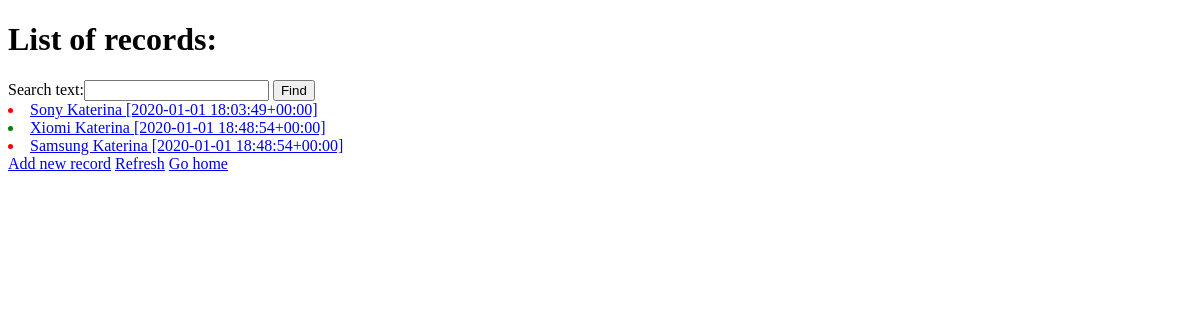
Page /records/index on the earlier database version.
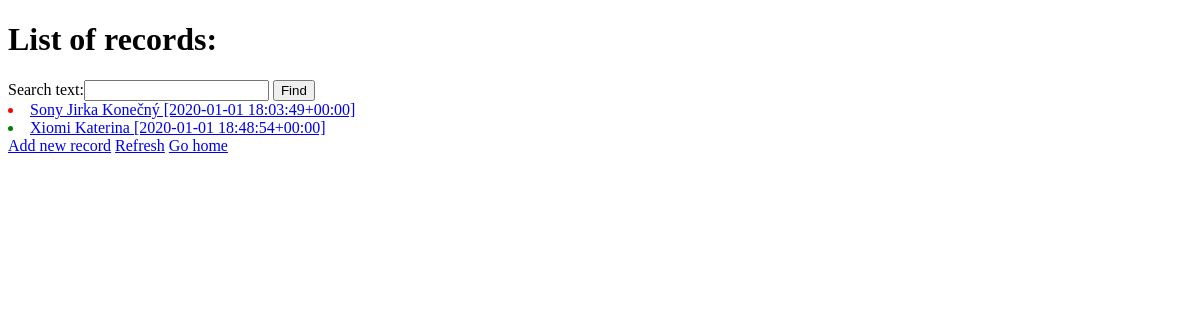
Same page on the later database version.
### records/models.py (models this page shows, shortened)
class Record(models.Model):
    timestamp = models.DateTimeField(default=datetime.now())
    device_info = models.CharField(max_length=50)
    device_problem = models.CharField(max_length=100)
    servis_solution = models.ForeignKey("Solution", on_delete=models.SET_DEFAULT, blank=True, null=True, default=None)
    solution_status=models.BooleanField(default=False)
    person_info = models.ForeignKey("Person",on_delete=models.CASCADE,blank=True,null=True,default=None)
    DEVICE_TYPES = [
        ('NTB', 'Notebook'),
        ('PC', 'Computer'),
        ('SMP', 'SmartPhone'),
        ('TBL', 'Tablet'),
        ('OT', 'Other'),
    ]
    device_type = models.CharField(max_length=4,choices=DEVICE_TYPES,default="NON")
    def __str__(self):
        return "{} {} [{}]".format(self.device_info,self.person_info,self.timestamp)
    def isSoluted(self):
        return self.solution_status

class Person(models.Model):
    person_name = models.CharField(max_length=30)
    person_address = models.CharField(max_length=100)
    person_email = models.EmailField(max_length=50,default=None)
    person_phone = models.BigIntegerField()
    def __str__(self):
        return self.person_name

### records/views.py (the view)
# urls.py: path('records/index', records.views.records_index, name="records_index"),
def records_index(request):
    records = Record.objects.all().order_by("id")
    if request.method == 'POST':
        form = SearchForm(request.POST)
        if form.is_valid():
            data=form['search_text'].value()
            return show_search_result(request,data)
    else:
        form = SearchForm()
    return render(request,"r_index.html",{"t_records": records, 'form':form})

### records/forms.py
class SearchForm(forms.Form):
    search_text = forms.CharField(label='Search text')

### templates/r_index.html (shortened to what this page needs)
<!DOCTYPE html>
<html lang="en">
<head>
</head>
<body>
    <h1>List of records:</h1>
    <form action="{% url 'records_index' %}" method="POST">
        {{ form }}
        <input type="submit" value="Find">
    </form>
    {% for record in t_records %}
    {% if record.isSoluted == True%}
        <font color="green">
    {% else %}
        <font color="red">
    {% endif %}
    <li><a  href="{% url 'record_detail' record.id %}">{{record}}</a></li>
    {% endfor %}
    <a href="{% url 'record_add'%}">Add new record</a>
    <a href="{% url 'records_index'%}">Refresh</a>
    <a href="{% url 'home'%}">Go home</a>
</body>
</html>

Differences in the rows shown:
removed Record: device_info+person_info+timestamp "Samsung Katerina [2020-01-01 18:48:54+00:00]"
changed Record: device_info+person_info+timestamp "Sony Katerina [2020-01-01 18:03:49+00:00]" → "Sony Jirka Konečný [2020-01-01 18:03:49+00:00]"
